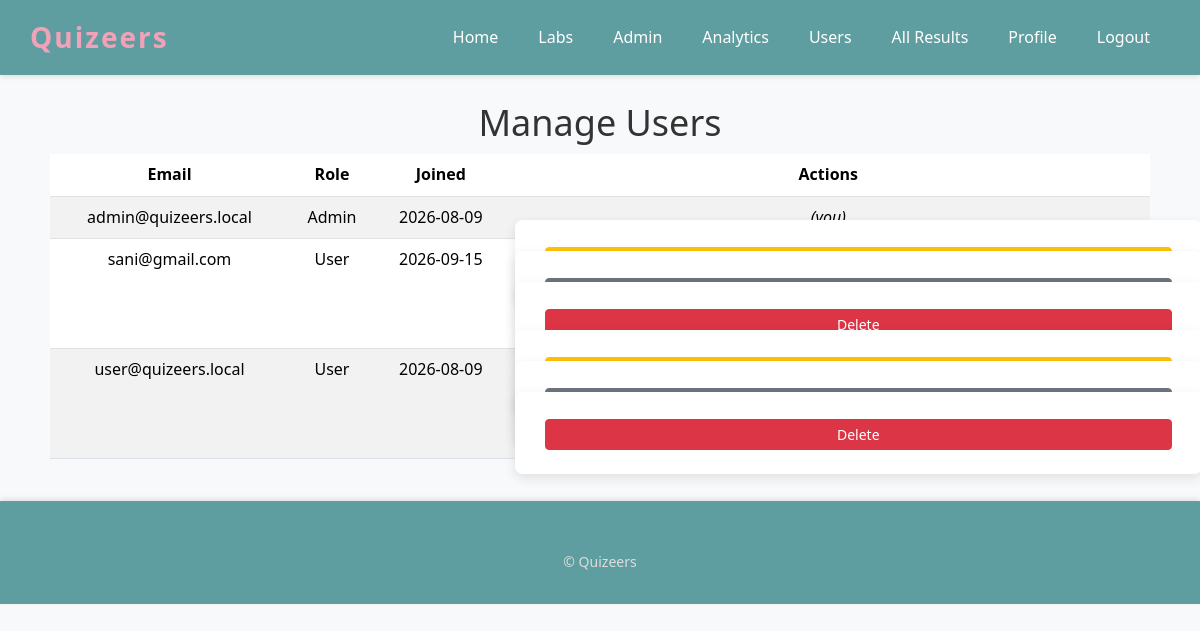
/admin/users (signed in), run on an earlier commit of the app's database.
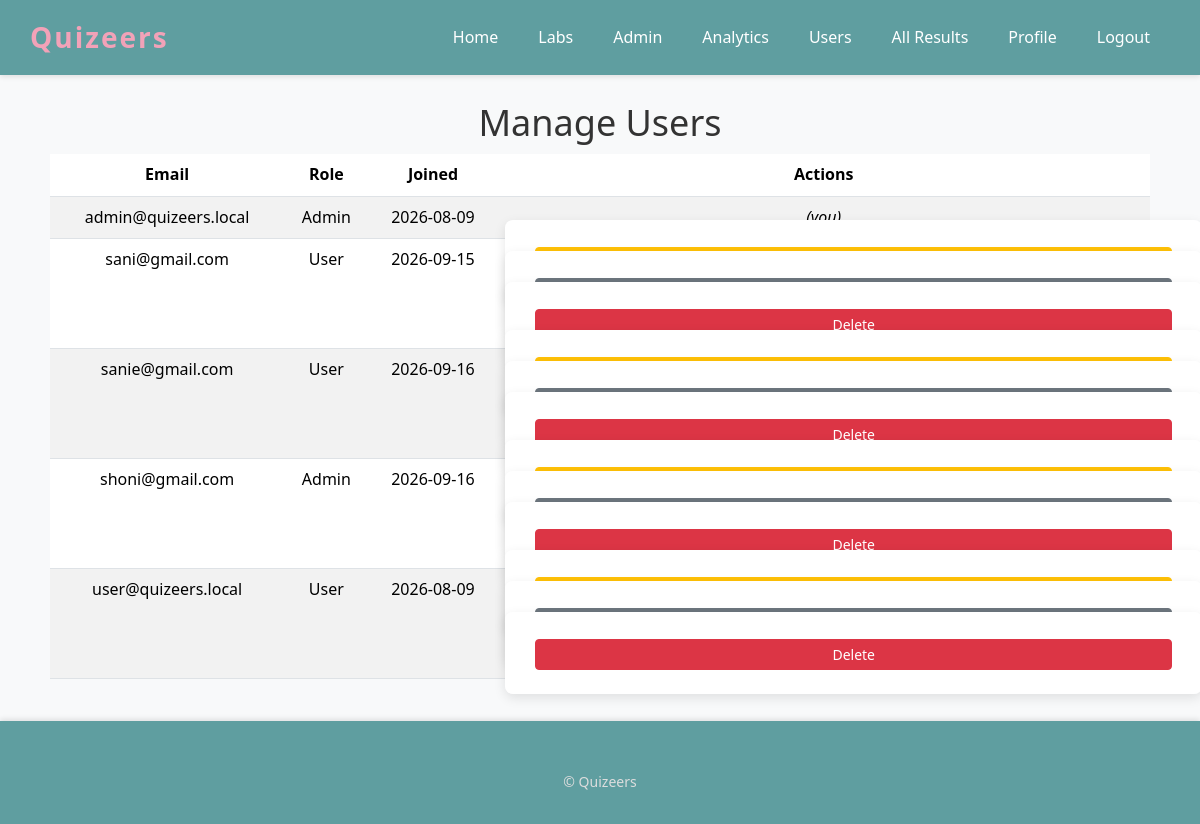
And on a later commit of the database.
### app.py (models this page shows, shortened)
class User(UserMixin, db.Model):
    id = db.Column(db.Integer, primary_key=True)
    email = db.Column(db.String(255), unique=True, nullable=False)
    password_hash = db.Column(db.String(255), nullable=False)
    is_admin = db.Column(db.Boolean, default=False)
    created_at = db.Column(db.DateTime, default=lambda: datetime.now(timezone.utc))

### app.py (the view)
@app.route("/admin/users")
@admin_required
def admin_users():
    users = User.query.order_by(User.email).all()
    return render_template("admin_users.html", users=users)

### app.py (called while the page is built)
@login_manager.user_loader
def load_user(user_id):
    return db.session.get(User, int(user_id))

def admin_required(view):
    @wraps(view)
    def wrapped(*args, **kwargs):
        if not current_user.is_authenticated or not current_user.is_admin:
            flash("Admin access required.", "error")
            return redirect(url_for("home"))
        return view(*args, **kwargs)
    return wrapped

### templates/admin_users.html (shortened to what this page needs)
{% extends "base.html" %}
{% block content %}
    <h2>Manage Users</h2>
    <table class="table table-striped">
        <thead>
            <tr>
                <th>Email</th>
                <th>Role</th>
                <th>Joined</th>
                <th>Actions</th>
            </tr>
        </thead>
        <tbody>
            {% for user in users %}
                <tr>
                    <td>{{ user.email }}</td>
                    <td>{{ 'Admin' if user.is_admin else 'User' }}</td>
                    <td>{{ user.created_at.strftime('%Y-%m-%d') if user.created_at else '—' }}</td>
                    <td>
                        {% if user.id != current_user.id %}
                            <form method="POST" action="{{ url_for('admin.admin_toggle_admin', user_id=user.id) }}" style="display:inline;">
                                <button type="submit" class="btn btn-warning btn-sm">
                                </button>
                            </form>
                            <form method="POST" action="{{ url_for('admin.admin_reset_password', user_id=user.id) }}" style="display:inline;" onsubmit="return confirm('Reset this user\'s password?')">
                                <button type="submit" class="btn btn-secondary btn-sm">Reset Password</button>
                            </form>
                            <form method="POST" action="{{ url_for('admin.admin_delete_user', user_id=user.id) }}" style="display:inline;" onsubmit="return confirm('Delete this user and their results?')">
                                <button type="submit" class="btn btn-danger btn-sm">Delete</button>
                            </form>
                        {% else %}
                            <em>(you)</em>
                        {% endif %}
                    </td>
                </tr>
            {% endfor %}
        </tbody>
    </table>
{% endblock %}

What changed in the data, as far as the page shows it:
added User: email "sanie@gmail.com", is_admin "User", created_at "2026-09-16"
added User: email "shoni@gmail.com", is_admin "Admin", created_at "2026-09-16"
